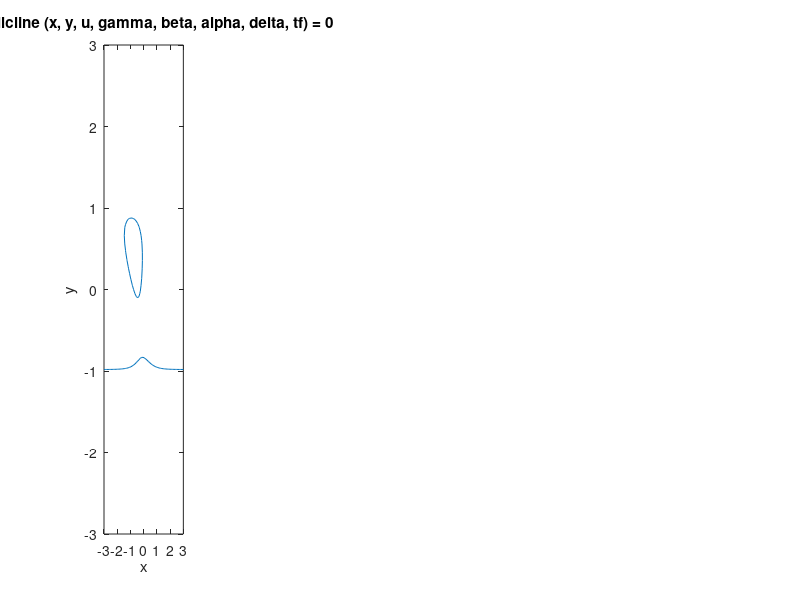

MATLAB code to generate this figure: (Note: this script raises an error after producing the figure.)
clear all

%% Nullcline functions
bump = @(x,delta) (tanh(x+delta) - tanh(x-delta) -2*tanh(delta));
fast_nullcline = @(xs,xf,u,gamma,beta,alpha,delta,ef)...
    ((-xf + tanh(xf+ bump(u + xs +0.5*gamma*xf,delta) + beta*xf+ alpha))/ef);
fast_nullcline_relay = @(xs,xf,u,gamma,beta,alpha,delta,ef)...
    ((-xf + sign(xf+ bump(u + xs +0.5*gamma*xf,delta) + beta*xf+ alpha))/ef);
linear_plant = @(xs,xf,ts) (xf-xs*ts);

%% Variables
% % m = 0.65;
% % alpha = 0.25;
% % beta = .5;
% % gamma = 1;
% % delta = 0.5;
% % u = 0.5 ;
% % tf = 0.0075;
% % ts = 1;
% % t_max = 10000;
% % alpha_max = 1;
% % alpha_period = t_max;% [t2,y2] = ode15s(@Rinzel,[0 5000],[0;0;0]);
% figure(2);
% plot(t2,y2(:,1))

% % alpha_width = 1; % %of period
% % alpha_delay1 = 4000;
% % alpha_delay2 = 7000;
% % slow_plant_X0 = -2;
% % fast_plant_X0 = -1;

m = 0.65;
alpha = 0.5;
% beta = 0.45;
beta = 0.5;
gamma = 1;
delta = 0.5;
% u = 0.8 ;
u = 0.5;
tf = 0.0075;
ts = 1;
tmax = 3500;
alpha_max = 1.75;
alpha_period = tmax;
alpha_width = 1; % %of period
alpha_delay1 = 200;
alpha_delay2 = 300;
slow_plant_X0 = -1.05;
fast_plant_X0 = -1.05;

%% Simulink
% disp('Starting Simulation')
% load_system('rest_spike_bistability_original')
% %set_param('rest_spike_bistability_original', 'StopTime', 't_max')
% set_param('rest_spike_bistability_original/Constant1','Value','u')
% set_param('rest_spike_bistability_original/Constant2','Value','alpha')
% set_param('rest_spike_bistability_original/Bump','Expr','tanh(u+delta) -  tanh(u-delta) - 2*tanh(delta)')
% set_param('rest_spike_bistability_original/State-Space','A','-1/tf','B','1/tf','C','1','D','0','X0','fast_plant_X0')
% set_param('rest_spike_bistability_original/State-Space1','A','-1/ts','B','1/ts','C','1','D','0','X0','slow_plant_X0')
% set_param('rest_spike_bistability_original/Gain','Gain','1+beta')
% set_param('rest_spike_bistability_original/Gain1','Gain','gamma/2')
% set_param('rest_spike_bistability_original/Pulse Generator','Amplitude','alpha_max','Period','alpha_period','PulseWidth','alpha_width','PhaseDelay','alpha_delay1')
% set_param('rest_spike_bistability_original/Pulse Generator1','Amplitude','-1*alpha_max','Period','alpha_period','PulseWidth','alpha_width','PhaseDelay','alpha_delay2')
% SimOut = sim('rest_spike_bistability_original','StopTime','10000');

%% Plot nullclines
% cc = hsv(15);
% % Plot winged cusp
%  h1 = ezplot(@(x,y)fast_nullcline(x,y,u,gamma,beta,alpha,delta,tf),[-4,4]);
%  set(h1,'Color','b');
% hold on
% 
% % Plot linear plant
% h2 = ezplot(@(x,y)linear_plant(x,y,ts),[-4,4]);
% 
% [x,y] = meshgrid(-2:.1:1,-1.5:.1:1.5);
% grid on
% 
% % Plot trajectories
% %  xf_dot = fast_nullcline(x,y,u,gamma,beta,alpha,delta,tf);
% %  xs_dot = linear_plant(x,y,ts);
% %  quiver(x,y,xs_dot,xf_dot)
% 
% % Plot history
% plot(SimOut.get('xs').Data, SimOut.get('xf').Data, 'r')
% 
% title('Phase portrait')
% xlabel('x_s')
% ylabel('x_f')

%% Plot time data
%   figure(2)
%   plot(SimOut.get('xf').Time, SimOut.get('xf').Data,'b')

%% Plot variation of nullcline with alpha
% % Plot the Figure 4 equivalent to show bistability
% figure(3)
% for i = 1:6;
%     subplot(2,3,i)
%     alpha_var = i/6-0.3;
%     h1 = ezplot(@(x,y)fast_nullcline(x,y,u,gamma,beta,alpha_var,delta,tf),[-4,4]);
%     set(h1,'Color','b');
%     hold on
%     h2 = ezplot(@(x,y)linear_plant(x,y,ts),[-4,4]);
% end

%% Plot varying nullcline with phase portait
% Plot varying nullcline and history
% disp('Starting plotting')
% figure(4)
% speed = 200;
% delay = 0.0001;
% for i = 1:speed:numel(SimOut.get('alpha_vary').Time)
%     figure(4)
%     h1 = ezplot(@(x,y)fast_nullcline(x,y,u,gamma,beta,SimOut.get('alpha_vary').Data(i),delta,tf),[-4,4]);
%     set(h1,'Color','b');
%     hold on
%     h2 = ezplot(@(x,y)linear_plant(x,y,ts),[-4,4]);
%     plot(SimOut.get('xs').Data(i),SimOut.get('xf').Data(i),'or')
%     hold off
%     pause(delay)
% end

alphaArray = [0.05 0.2075 0.25 0.4 0.6];

figure()
for i = 1:5
    subplot(1,5,i)
    alpha = alphaArray(i);
    h{i} = ezplot(@(x,y)fast_nullcline(x,y,u,gamma,beta,alpha,delta,tf),[-3,3]);
    set(h{i},'LineColor','b','LineWidth',2);
    hold on
    g{i} = ezplot(@(x,y)linear_plant(x,y,ts),[-3,3]);
    set(g{i},'LineColor','g','LineWidth',2);
    title('')
%     xlabel('x_s')
%     ylabel('x_f')
    axis([-3 3 -1 1])
%     legend(sprintf('α = %d',round(alphaArray(i))));
end

































%% Testing

% for iteration = 1:5
%     alpha = iteration/5;
%
%     h1 = ezplot(@(x,y)fast_nullcline(x,y,u,gamma,beta,alpha,delta,ef),[-4,4])
%     set(h1,'Color',cc(iteration+10,:));
%     hold on
%
% end
% legend('\alpha = 0.2','\alpha = 0.4','\alpha = 0.6','\alpha = 0.8','\alpha = 1')

% for iteration = 1:5
%     beta = iteration/5;
%
%     h1 = ezplot(@(x,y)fast_nullcline(x,y,u,gamma,beta,alpha,delta,ef),[-4,4])
%     set(h1,'Color',cc(iteration+5,:));
%     hold on
%
% end
% legend('\beta = 0.2','\beta = 0.4','\beta = 0.6','\beta = 0.8','\beta = 1')

% for iteration = 1:5
%     gamma = (iteration-1)/5;
%
%     h1 = ezplot(@(x,y)fast_nullcline(x,y,u,gamma,beta,alpha,delta,ef),[-4,4])
%     set(h1,'Color',cc(iteration+8,:));
%     hold on
%
% end
% legend('\gamma = 0.','\gamma = 0.2','\gamma = 0.4','\gamma = 0.6','\gamma = 0.8')
